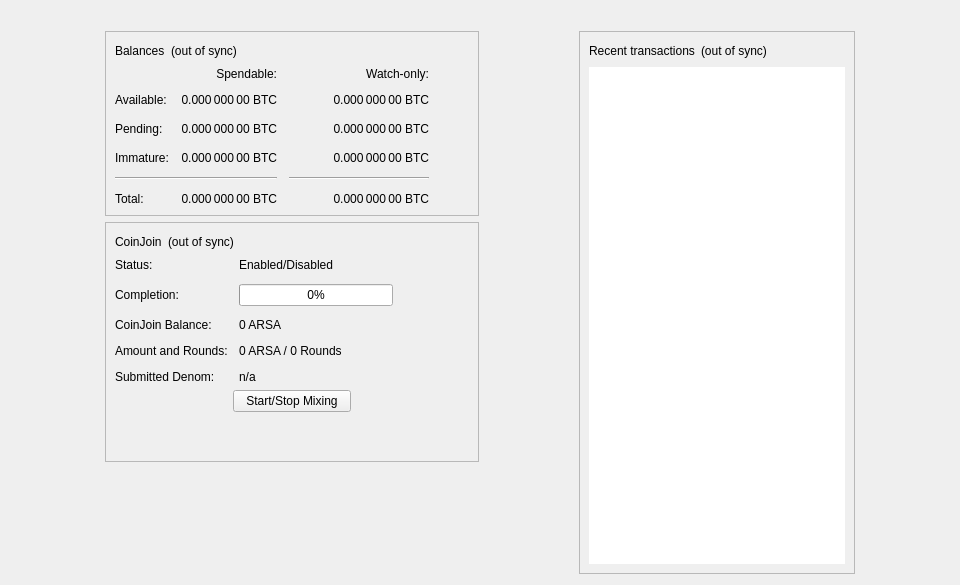
<?xml version="1.0" encoding="UTF-8"?>
<ui version="4.0">
 <class>OverviewPage</class>
 <widget class="QWidget" name="OverviewPage">
  <property name="geometry">
   <rect>
    <x>0</x>
    <y>0</y>
    <width>960</width>
    <height>585</height>
   </rect>
  </property>
  <property name="minimumSize">
   <size>
    <width>960</width>
    <height>0</height>
   </size>
  </property>
  <property name="windowTitle">
   <string>Form</string>
  </property>
  <layout class="QVBoxLayout" name="topLayout">
   <item>
    <widget class="QLabel" name="labelAlerts">
     <property name="visible">
      <bool>false</bool>
     </property>
     <property name="wordWrap">
      <bool>true</bool>
     </property>
     <property name="margin">
      <number>3</number>
     </property>
     <property name="textInteractionFlags">
      <set>Qt::TextSelectableByMouse</set>
     </property>
    </widget>
   </item>
   <item>
    <layout class="QHBoxLayout" name="horizontalLayout" stretch="1,0,1,0,1">
     <item>
      <spacer name="horizontalSpacerLeft">
       <property name="orientation">
        <enum>Qt::Horizontal</enum>
       </property>
       <property name="sizeType">
        <enum>QSizePolicy::Preferred</enum>
       </property>
       <property name="sizeHint" stdset="0">
        <size>
         <width>10</width>
         <height>20</height>
        </size>
       </property>
      </spacer>
     </item>
     <item>
      <layout class="QVBoxLayout" name="verticalLayout_2">
       <item>
        <widget class="QFrame" name="frame">
         <property name="frameShape">
          <enum>QFrame::StyledPanel</enum>
         </property>
         <property name="frameShadow">
          <enum>QFrame::Raised</enum>
         </property>
         <layout class="QVBoxLayout" name="verticalLayout_4">
          <item>
           <layout class="QHBoxLayout" name="horizontalLayout_4">
            <item>
             <widget class="QLabel" name="label_5">
              <property name="text">
               <string>Balances</string>
              </property>
             </widget>
            </item>
            <item>
             <widget class="QLabel" name="labelWalletStatus">
              <property name="toolTip">
               <string>The displayed information may be out of date. Your wallet automatically synchronizes with the Arsa network after a connection is established, but this process has not completed yet.</string>
              </property>
              <property name="text">
               <string notr="true">(out of sync)</string>
              </property>
              <property name="alignment">
               <set>Qt::AlignLeading|Qt::AlignLeft|Qt::AlignVCenter</set>
              </property>
             </widget>
            </item>
            <item>
             <spacer name="horizontalSpacer_3">
              <property name="orientation">
               <enum>Qt::Horizontal</enum>
              </property>
              <property name="sizeHint" stdset="0">
               <size>
                <width>40</width>
                <height>20</height>
               </size>
              </property>
             </spacer>
            </item>
           </layout>
          </item>
          <item>
           <layout class="QGridLayout" name="gridLayout">
            <property name="spacing">
             <number>12</number>
            </property>
            <item row="2" column="2">
             <widget class="QLabel" name="labelWatchPending">
              <property name="cursor">
               <cursorShape>IBeamCursor</cursorShape>
              </property>
              <property name="toolTip">
               <string>Unconfirmed transactions to watch-only addresses</string>
              </property>
              <property name="text">
               <string notr="true">0.000 000 00 BTC</string>
              </property>
              <property name="alignment">
               <set>Qt::AlignRight|Qt::AlignTrailing|Qt::AlignVCenter</set>
              </property>
              <property name="textInteractionFlags">
               <set>Qt::LinksAccessibleByMouse|Qt::TextSelectableByKeyboard|Qt::TextSelectableByMouse</set>
              </property>
             </widget>
            </item>
            <item row="2" column="1">
             <widget class="QLabel" name="labelUnconfirmed">
              <property name="cursor">
               <cursorShape>IBeamCursor</cursorShape>
              </property>
              <property name="toolTip">
               <string>Total of transactions that have yet to be confirmed, and do not yet count toward the spendable balance</string>
              </property>
              <property name="text">
               <string notr="true">0.000 000 00 BTC</string>
              </property>
              <property name="alignment">
               <set>Qt::AlignRight|Qt::AlignTrailing|Qt::AlignVCenter</set>
              </property>
              <property name="textInteractionFlags">
               <set>Qt::LinksAccessibleByMouse|Qt::TextSelectableByKeyboard|Qt::TextSelectableByMouse</set>
              </property>
             </widget>
            </item>
            <item row="3" column="2">
             <widget class="QLabel" name="labelWatchImmature">
              <property name="cursor">
               <cursorShape>IBeamCursor</cursorShape>
              </property>
              <property name="toolTip">
               <string>Mined balance in watch-only addresses that has not yet matured</string>
              </property>
              <property name="text">
               <string notr="true">0.000 000 00 BTC</string>
              </property>
              <property name="alignment">
               <set>Qt::AlignRight|Qt::AlignTrailing|Qt::AlignVCenter</set>
              </property>
              <property name="textInteractionFlags">
               <set>Qt::LinksAccessibleByMouse|Qt::TextSelectableByKeyboard|Qt::TextSelectableByMouse</set>
              </property>
             </widget>
            </item>
            <item row="4" column="0" colspan="2">
             <widget class="Line" name="lineSpendableBalance">
              <property name="orientation">
               <enum>Qt::Horizontal</enum>
              </property>
             </widget>
            </item>
            <item row="4" column="2">
             <widget class="Line" name="lineWatchBalance">
              <property name="sizePolicy">
               <sizepolicy hsizetype="Preferred" vsizetype="Fixed">
                <horstretch>0</horstretch>
                <verstretch>0</verstretch>
               </sizepolicy>
              </property>
              <property name="minimumSize">
               <size>
                <width>140</width>
                <height>0</height>
               </size>
              </property>
              <property name="orientation">
               <enum>Qt::Horizontal</enum>
              </property>
             </widget>
            </item>
            <item row="5" column="0">
             <widget class="QLabel" name="labelTotalText">
              <property name="text">
               <string>Total:</string>
              </property>
             </widget>
            </item>
            <item row="3" column="1">
             <widget class="QLabel" name="labelImmature">
              <property name="cursor">
               <cursorShape>IBeamCursor</cursorShape>
              </property>
              <property name="toolTip">
               <string>Mined balance that has not yet matured</string>
              </property>
              <property name="text">
               <string notr="true">0.000 000 00 BTC</string>
              </property>
              <property name="alignment">
               <set>Qt::AlignRight|Qt::AlignTrailing|Qt::AlignVCenter</set>
              </property>
              <property name="textInteractionFlags">
               <set>Qt::LinksAccessibleByMouse|Qt::TextSelectableByKeyboard|Qt::TextSelectableByMouse</set>
              </property>
             </widget>
            </item>
            <item row="2" column="3">
             <spacer name="horizontalSpacer_2">
              <property name="orientation">
               <enum>Qt::Horizontal</enum>
              </property>
              <property name="sizeHint" stdset="0">
               <size>
                <width>40</width>
                <height>20</height>
               </size>
              </property>
             </spacer>
            </item>
            <item row="3" column="0">
             <widget class="QLabel" name="labelImmatureText">
              <property name="text">
               <string>Immature:</string>
              </property>
             </widget>
            </item>
            <item row="5" column="1">
             <widget class="QLabel" name="labelTotal">
              <property name="cursor">
               <cursorShape>IBeamCursor</cursorShape>
              </property>
              <property name="toolTip">
               <string>Your current total balance</string>
              </property>
              <property name="text">
               <string notr="true">0.000 000 00 BTC</string>
              </property>
              <property name="alignment">
               <set>Qt::AlignRight|Qt::AlignTrailing|Qt::AlignVCenter</set>
              </property>
              <property name="textInteractionFlags">
               <set>Qt::LinksAccessibleByMouse|Qt::TextSelectableByKeyboard|Qt::TextSelectableByMouse</set>
              </property>
             </widget>
            </item>
            <item row="5" column="2">
             <widget class="QLabel" name="labelWatchTotal">
              <property name="cursor">
               <cursorShape>IBeamCursor</cursorShape>
              </property>
              <property name="toolTip">
               <string>Current total balance in watch-only addresses</string>
              </property>
              <property name="text">
               <string notr="true">0.000 000 00 BTC</string>
              </property>
              <property name="alignment">
               <set>Qt::AlignRight|Qt::AlignTrailing|Qt::AlignVCenter</set>
              </property>
              <property name="textInteractionFlags">
               <set>Qt::LinksAccessibleByMouse|Qt::TextSelectableByKeyboard|Qt::TextSelectableByMouse</set>
              </property>
             </widget>
            </item>
            <item row="0" column="2">
             <widget class="QLabel" name="labelWatchonly">
              <property name="text">
               <string>Watch-only:</string>
              </property>
              <property name="alignment">
               <set>Qt::AlignRight|Qt::AlignTrailing|Qt::AlignVCenter</set>
              </property>
             </widget>
            </item>
            <item row="1" column="0">
             <widget class="QLabel" name="labelBalanceText">
              <property name="text">
               <string>Available:</string>
              </property>
             </widget>
            </item>
            <item row="1" column="1">
             <widget class="QLabel" name="labelBalance">
              <property name="cursor">
               <cursorShape>IBeamCursor</cursorShape>
              </property>
              <property name="toolTip">
               <string>Your current spendable balance</string>
              </property>
              <property name="text">
               <string notr="true">0.000 000 00 BTC</string>
              </property>
              <property name="alignment">
               <set>Qt::AlignRight|Qt::AlignTrailing|Qt::AlignVCenter</set>
              </property>
              <property name="textInteractionFlags">
               <set>Qt::LinksAccessibleByMouse|Qt::TextSelectableByKeyboard|Qt::TextSelectableByMouse</set>
              </property>
             </widget>
            </item>
            <item row="1" column="2">
             <widget class="QLabel" name="labelWatchAvailable">
              <property name="cursor">
               <cursorShape>IBeamCursor</cursorShape>
              </property>
              <property name="toolTip">
               <string>Your current balance in watch-only addresses</string>
              </property>
              <property name="text">
               <string notr="true">0.000 000 00 BTC</string>
              </property>
              <property name="alignment">
               <set>Qt::AlignRight|Qt::AlignTrailing|Qt::AlignVCenter</set>
              </property>
              <property name="textInteractionFlags">
               <set>Qt::LinksAccessibleByMouse|Qt::TextSelectableByKeyboard|Qt::TextSelectableByMouse</set>
              </property>
             </widget>
            </item>
            <item row="2" column="0">
             <widget class="QLabel" name="labelPendingText">
              <property name="text">
               <string>Pending:</string>
              </property>
             </widget>
            </item>
            <item row="0" column="1">
             <widget class="QLabel" name="labelSpendable">
              <property name="text">
               <string>Spendable:</string>
              </property>
              <property name="alignment">
               <set>Qt::AlignRight|Qt::AlignTrailing|Qt::AlignVCenter</set>
              </property>
             </widget>
            </item>
           </layout>
          </item>
         </layout>
        </widget>
       </item>
       <item>
        <widget class="QFrame" name="frameCoinJoin">
         <property name="layoutDirection">
          <enum>Qt::LeftToRight</enum>
         </property>
         <property name="frameShape">
          <enum>QFrame::StyledPanel</enum>
         </property>
         <property name="frameShadow">
          <enum>QFrame::Raised</enum>
         </property>
         <layout class="QVBoxLayout" name="VerticalLayout_PS1">
          <item>
           <layout class="QHBoxLayout" name="horizontalLayout_5">
            <item>
             <widget class="QLabel" name="labelCoinJoinHeader">
              <property name="text">
               <string notr="true">CoinJoin</string>
              </property>
             </widget>
            </item>
            <item>
             <widget class="QLabel" name="labelCoinJoinSyncStatus">
              <property name="toolTip">
               <string>The displayed information may be out of date. Your wallet automatically synchronizes with the Arsa network after a connection is established, but this process has not completed yet.</string>
              </property>
              <property name="text">
               <string notr="true">(out of sync)</string>
              </property>
              <property name="alignment">
               <set>Qt::AlignLeading|Qt::AlignLeft|Qt::AlignVCenter</set>
              </property>
             </widget>
            </item>
            <item>
             <spacer name="horizontalSpacer_4">
              <property name="orientation">
               <enum>Qt::Horizontal</enum>
              </property>
              <property name="sizeHint" stdset="0">
               <size>
                <width>40</width>
                <height>20</height>
               </size>
              </property>
             </spacer>
            </item>
           </layout>
          </item>
          <item>
           <layout class="QFormLayout" name="coinJoinFormLayout">
            <property name="fieldGrowthPolicy">
             <enum>QFormLayout::AllNonFixedFieldsGrow</enum>
            </property>
            <property name="horizontalSpacing">
             <number>11</number>
            </property>
            <property name="verticalSpacing">
             <number>12</number>
            </property>
            <item row="0" column="0">
             <widget class="QLabel" name="labelCoinJoinEnabledText">
              <property name="text">
               <string>Status:</string>
              </property>
             </widget>
            </item>
            <item row="0" column="1">
             <widget class="QLabel" name="labelCoinJoinEnabled">
              <property name="text">
               <string>Enabled/Disabled</string>
              </property>
             </widget>
            </item>
            <item row="1" column="0">
             <widget class="QLabel" name="labelCompletitionText">
              <property name="text">
               <string>Completion:</string>
              </property>
             </widget>
            </item>
            <item row="1" column="1">
             <widget class="QProgressBar" name="coinJoinProgress">
              <property name="maximumSize">
               <size>
                <width>154</width>
                <height>16777215</height>
               </size>
              </property>
              <property name="value">
               <number>0</number>
              </property>
             </widget>
            </item>
            <item row="2" column="0">
             <widget class="QLabel" name="labelAnonymizedText">
              <property name="text">
               <string notr="true">CoinJoin Balance:</string>
              </property>
             </widget>
            </item>
            <item row="2" column="1">
             <widget class="QLabel" name="labelAnonymized">
              <property name="text">
               <string notr="true">0 ARSA</string>
              </property>
             </widget>
            </item>
            <item row="3" column="0">
             <widget class="QLabel" name="labelAmountAndRoundsText">
              <property name="text">
               <string>Amount and Rounds:</string>
              </property>
             </widget>
            </item>
            <item row="3" column="1">
             <widget class="QLabel" name="labelAmountRounds">
              <property name="text">
               <string notr="true">0 ARSA / 0 Rounds</string>
              </property>
             </widget>
            </item>
            <item row="4" column="0">
             <widget class="QLabel" name="labelSubmittedDenomText">
              <property name="text">
               <string>Submitted Denom:</string>
              </property>
             </widget>
            </item>
            <item row="4" column="1">
             <widget class="QLabel" name="labelSubmittedDenom">
              <property name="toolTip">
               <string>The denominations you submitted to the Smartnode.&lt;br&gt;To mix, other users must submit the exact same denominations.</string>
              </property>
              <property name="text">
               <string>n/a</string>
              </property>
              <property name="wordWrap">
               <bool>true</bool>
              </property>
             </widget>
            </item>
           </layout>
          </item>
          <item>
           <layout class="QVBoxLayout" name="VerticalLayout_PS">
            <item>
             <layout class="QHBoxLayout" name="horizontalLayout_3">
              <property name="topMargin">
               <number>0</number>
              </property>
              <item>
               <spacer name="horizontalSpacer_5">
                <property name="orientation">
                 <enum>Qt::Horizontal</enum>
                </property>
                <property name="sizeHint" stdset="0">
                 <size>
                  <width>40</width>
                  <height>20</height>
                 </size>
                </property>
               </spacer>
              </item>
              <item>
               <widget class="QPushButton" name="toggleCoinJoin">
                <property name="sizePolicy">
                 <sizepolicy hsizetype="MinimumExpanding" vsizetype="Fixed">
                  <horstretch>0</horstretch>
                  <verstretch>0</verstretch>
                 </sizepolicy>
                </property>
                <property name="text">
                 <string>Start/Stop Mixing</string>
                </property>
               </widget>
              </item>
              <item>
               <spacer name="horizontalSpacer_6">
                <property name="orientation">
                 <enum>Qt::Horizontal</enum>
                </property>
                <property name="sizeHint" stdset="0">
                 <size>
                  <width>40</width>
                  <height>20</height>
                 </size>
                </property>
               </spacer>
              </item>
             </layout>
            </item>
            <item>
             <spacer name="verticalSpacer_3">
              <property name="orientation">
               <enum>Qt::Vertical</enum>
              </property>
              <property name="sizeHint" stdset="0">
               <size>
                <width>20</width>
                <height>40</height>
               </size>
              </property>
             </spacer>
            </item>
           </layout>
          </item>
         </layout>
        </widget>
       </item>
       <item>
        <spacer name="verticalSpacer">
         <property name="orientation">
          <enum>Qt::Vertical</enum>
         </property>
         <property name="sizeHint" stdset="0">
          <size>
           <width>20</width>
           <height>40</height>
          </size>
         </property>
        </spacer>
       </item>
      </layout>
     </item>
     <item>
      <spacer name="horizontalSpacerCenter">
       <property name="orientation">
        <enum>Qt::Horizontal</enum>
       </property>
       <property name="sizeHint" stdset="0">
        <size>
         <width>10</width>
         <height>20</height>
        </size>
       </property>
      </spacer>
     </item>
     <item>
      <layout class="QVBoxLayout" name="verticalLayout_3">
       <item>
        <widget class="QFrame" name="frame_2">
         <property name="frameShape">
          <enum>QFrame::StyledPanel</enum>
         </property>
         <property name="frameShadow">
          <enum>QFrame::Raised</enum>
         </property>
         <layout class="QVBoxLayout" name="verticalLayout">
          <item>
           <layout class="QHBoxLayout" name="horizontalLayout_2">
            <item>
             <widget class="QLabel" name="label_4">
              <property name="text">
               <string>Recent transactions</string>
              </property>
             </widget>
            </item>
            <item>
             <widget class="QLabel" name="labelTransactionsStatus">
              <property name="toolTip">
               <string>The displayed information may be out of date. Your wallet automatically synchronizes with the Arsa network after a connection is established, but this process has not completed yet.</string>
              </property>
              <property name="text">
               <string notr="true">(out of sync)</string>
              </property>
              <property name="alignment">
               <set>Qt::AlignLeading|Qt::AlignLeft|Qt::AlignVCenter</set>
              </property>
             </widget>
            </item>
            <item>
             <spacer name="horizontalSpacer">
              <property name="orientation">
               <enum>Qt::Horizontal</enum>
              </property>
              <property name="sizeHint" stdset="0">
               <size>
                <width>40</width>
                <height>20</height>
               </size>
              </property>
             </spacer>
            </item>
           </layout>
          </item>
          <item>
           <widget class="QListView" name="listTransactions">
            <property name="frameShape">
             <enum>QFrame::NoFrame</enum>
            </property>
            <property name="verticalScrollBarPolicy">
             <enum>Qt::ScrollBarAlwaysOff</enum>
            </property>
            <property name="horizontalScrollBarPolicy">
             <enum>Qt::ScrollBarAlwaysOff</enum>
            </property>
            <property name="selectionMode">
             <enum>QAbstractItemView::NoSelection</enum>
            </property>
           </widget>
          </item>
         </layout>
        </widget>
       </item>
      </layout>
     </item>
     <item>
      <spacer name="horizontalSpacerRight">
       <property name="orientation">
        <enum>Qt::Horizontal</enum>
       </property>
       <property name="sizeType">
        <enum>QSizePolicy::Preferred</enum>
       </property>
       <property name="sizeHint" stdset="0">
        <size>
         <width>10</width>
         <height>20</height>
        </size>
       </property>
      </spacer>
     </item>
    </layout>
   </item>
  </layout>
 </widget>
 <resources/>
 <connections/>
</ui>
